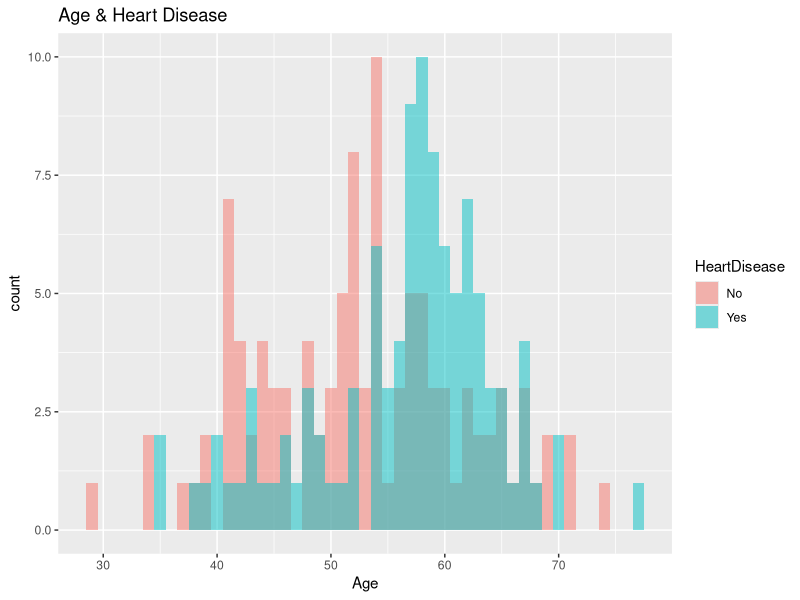
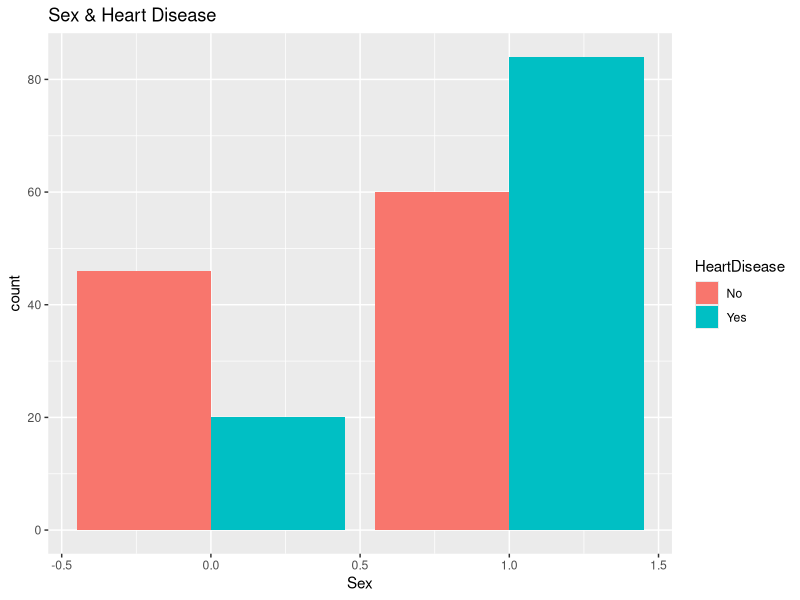
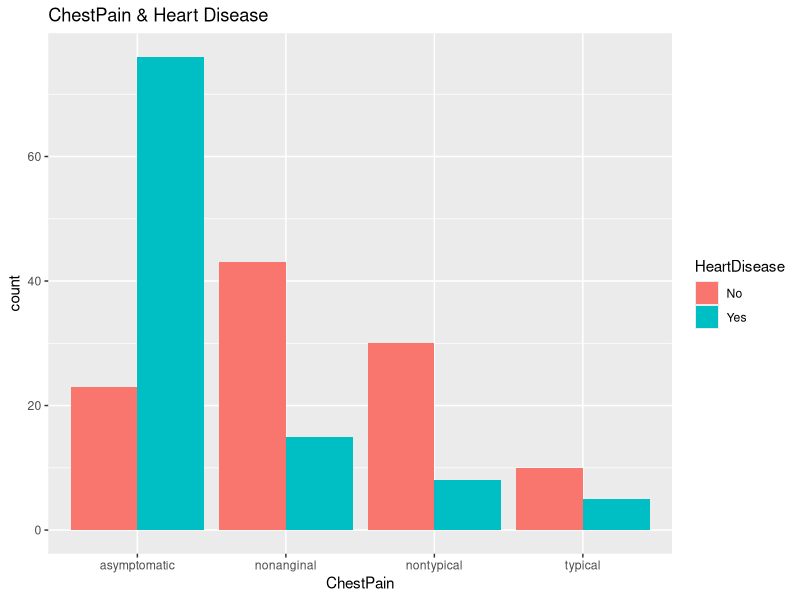
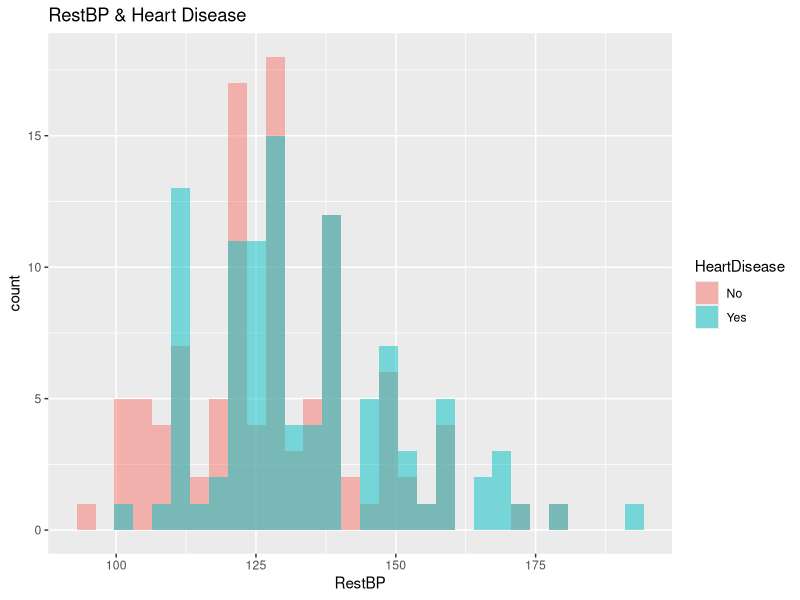
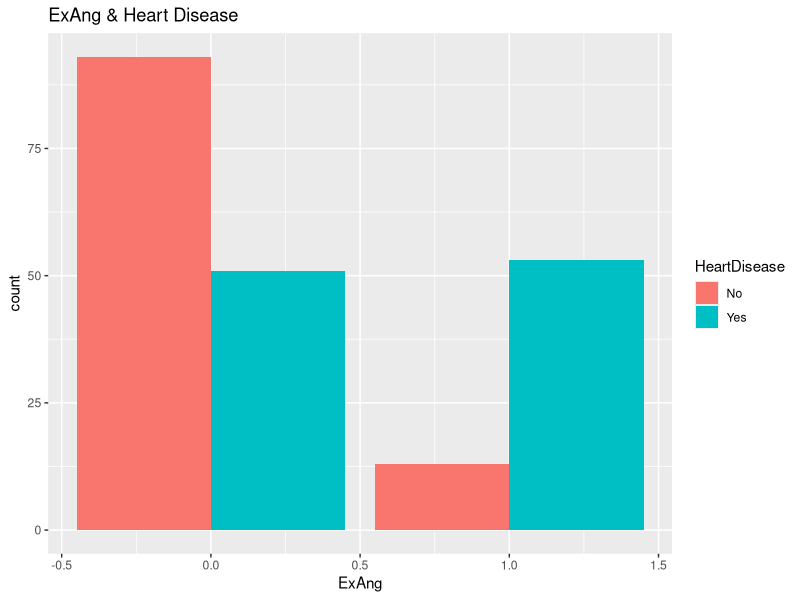
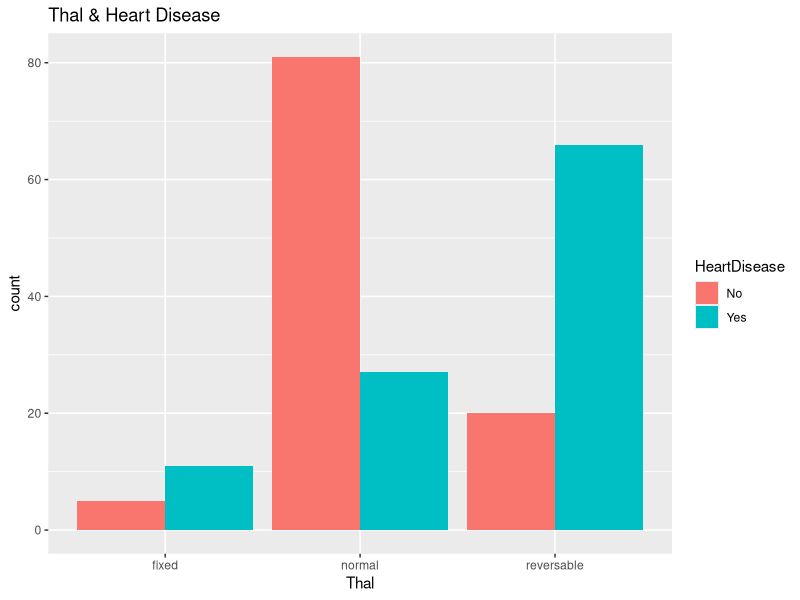

Here is the R script that generated these plots, in order: (Note: this script raises an error after producing the figures.)
## ---- chunk 1
library(ggplot2)
library(gam)
library(boot)

# Function to compute k-fold cross-validation accuracy for a given classification model
cv_accuracy = function(data, param_val, k) {
  # Input: 
  #   'data' - data frame with training data set used to fit the model
  #   'param_val' - list with parameter values to tune through cross-validation
  #   'k' - number of folds for CV
  # Output:
  #   'cv_acc' - array of model accuracies for the different parameters
  
  num_param = length(param_val) # Number of parameters
  cv_acc = rep(0., num_param) # list to store model accuracies
  
  # Iterate over parameter values
  for(i in 1:num_param){
    gam_formula <- as.formula(sprintf("HeartDisease ~ s(Age, spar=%1$f) + Sex + s(RestBP,spar=%1$f) + ExAng + ChestPain + Thal", param_val[i]))
    model <- gam(gam_formula, family = binomial(link = "logit"), data = data)
    acc <- 1 - cv.glm(data, model, K = k)$delta[1]
    cv_acc[i] <- acc
  }
  return(cv_acc)
}

## ---- chunk 2
# Load data
train_dataset1 <- read.table("dataset_1_train.txt",header = TRUE, sep = ",")
test_dataset1 <- read.table("dataset_1_test.txt",header = TRUE, sep = ",")
## ---- chunk 3
# Plot and visualize Age
ggplot(train_dataset1, mapping = aes(x = Age , fill = HeartDisease)) + geom_histogram(binwidth=1, alpha=.5, position="identity") + ggtitle("Age & Heart Disease")
## ---- chunk 4
# Plot and visualize Sex
ggplot(train_dataset1, mapping = aes(x = Sex, fill = HeartDisease)) + geom_bar(position = "dodge") + ggtitle("Sex & Heart Disease")
## ---- chunk 5
# Plot and visualize Chest Pain
ggplot(train_dataset1, mapping = aes(x = ChestPain, fill = HeartDisease)) + geom_bar(position = "dodge") + ggtitle("ChestPain & Heart Disease")
## ---- chunk 6
# Plot and visualize RestBP
ggplot(train_dataset1, mapping = aes(x = RestBP, fill = HeartDisease)) + geom_histogram( alpha=.5, position="identity") + ggtitle("RestBP & Heart Disease")
## ---- chunk 7
# Plot and visualize ExAng
ggplot(train_dataset1, mapping = aes(x = ExAng, fill = HeartDisease)) + geom_bar(position = "dodge") + ggtitle("ExAng & Heart Disease")
## ---- chunk 8
# Plot and visualize Thal
ggplot(train_dataset1, mapping = aes(x = Thal, fill = HeartDisease)) + geom_bar(position = "dodge") + ggtitle("Thal & Heart Disease")
## ---- chunk 9
# Tune smoothing parameter through k-fold cross validation
spar_to_validate <- c(1.:100.)/100.
gam_cv_scores <- cv_accuracy(train_dataset1, spar_to_validate, 5)
spar_gam_max_parameter <- spar_to_validate[which.max(gam_cv_scores)]
ggplot(data = data.frame(parameter = spar_to_validate, parameter_score = gam_cv_scores), aes(x = parameter, y = parameter_score, group = 1)) + geom_line() + geom_point() + ggtitle(sprintf("Smoothing Cross Validation | Max Parameter: %.2f", spar_gam_max_parameter))

## ---- chunk 10
# Fit gam model with tuned smoothing parameter
gam_formula <- as.formula(sprintf("HeartDisease ~ s(Age, spar=%1$f) + Sex + s(RestBP,spar=%1$f) + ExAng + ChestPain + Thal", spar_gam_max_parameter))

model.gams <- gam(gam_formula, family = binomial(link = "logit"), data = train_dataset1)

# Predict classification on test set and print the model's accuracy
pred.gams <- predict(model.gams, newdata = test_dataset1, type = "response")
cm.gams <- as.matrix(table(Actual = test_dataset1$HeartDisease, Predicted = pred.gams>.5))
accuracy.gams <- sum(diag(cm.gams))/ sum(cm.gams)

print(sprintf("GAM Model Classification Accuracy: %.4f", accuracy.gams))
## ---- chunk 11
# Plot the smoothing parameters of the GAM model
plot.gam(model.gams, se = TRUE, terms = c(sprintf("s(Age, spar = %.2f)",spar_gam_max_parameter), sprintf("s(RestBP, spar = %.2f)",spar_gam_max_parameter)))
## ---- chunk 12
# Fit the GAM model with only an intercept and compare to the original GAM model
model.gami <- gam(HeartDisease ~ 1, family = binomial(link = "logit"), data = train_dataset1)
print(anova(model.gams, model.gami, test = "Chi"))
## ---- chunk 13
# Fit the GAM model with only categorical predictors and compare to the original GAM model
model.gamcat <- gam(HeartDisease ~ Sex + ChestPain + ExAng + Thal, family = binomial(link = "logit"), data = train_dataset1)
print(anova(model.gams, model.gamcat, test = "Chi"))
## ---- chunk 14
# Fit the GAM model with all predictors entered linearly and compare to the original GAM model
model.gamlin <- gam(HeartDisease ~ Age + Sex + ChestPain + RestBP + ExAng + Thal, family = binomial(link = "logit"), data = train_dataset1)
print(anova(model.gams, model.gamlin, test = "Chi"))
